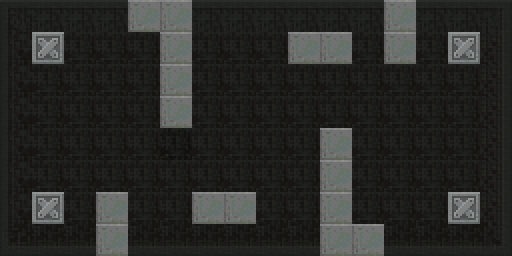

This game map was drawn from its Tiled (.tmx) file and the tilesets committed beside it. A one-line description and the full map source follow:
An orthogonal 16x8 tile map with 32x32 px tiles, 1 tile layer (Tile Layer 1).

<map version="1.0" orientation="orthogonal" renderorder="right-down" width="16" height="8" tilewidth="32" tileheight="32" nextobjectid="1">
 <tileset firstgid="1" name="scifi" tilewidth="32" tileheight="32" tilecount="805" columns="35">
  <image source="scifi_platformTiles_32x32.png" width="1120" height="736" />
 </tileset>
 <layer name="Tile Layer 1" width="16" height="8">
  <data encoding="csv">
666,667,667,667,448,448,667,667,667,667,667,667,448,667,667,668,
701,179,702,702,702,448,702,702,702,448,448,702,448,702,179,703,
701,702,702,702,702,448,702,702,702,702,702,702,702,702,702,703,
701,702,702,702,702,448,702,702,702,702,702,702,702,702,702,703,
701,702,702,702,702,238,702,702,702,702,448,702,702,702,702,703,
701,702,702,702,702,702,702,702,702,702,448,702,702,702,702,703,
701,179,702,448,702,702,448,448,702,702,448,702,702,702,179,703,
736,737,737,448,737,737,737,737,737,737,448,448,737,737,737,738
</data>
 </layer>
</map>
